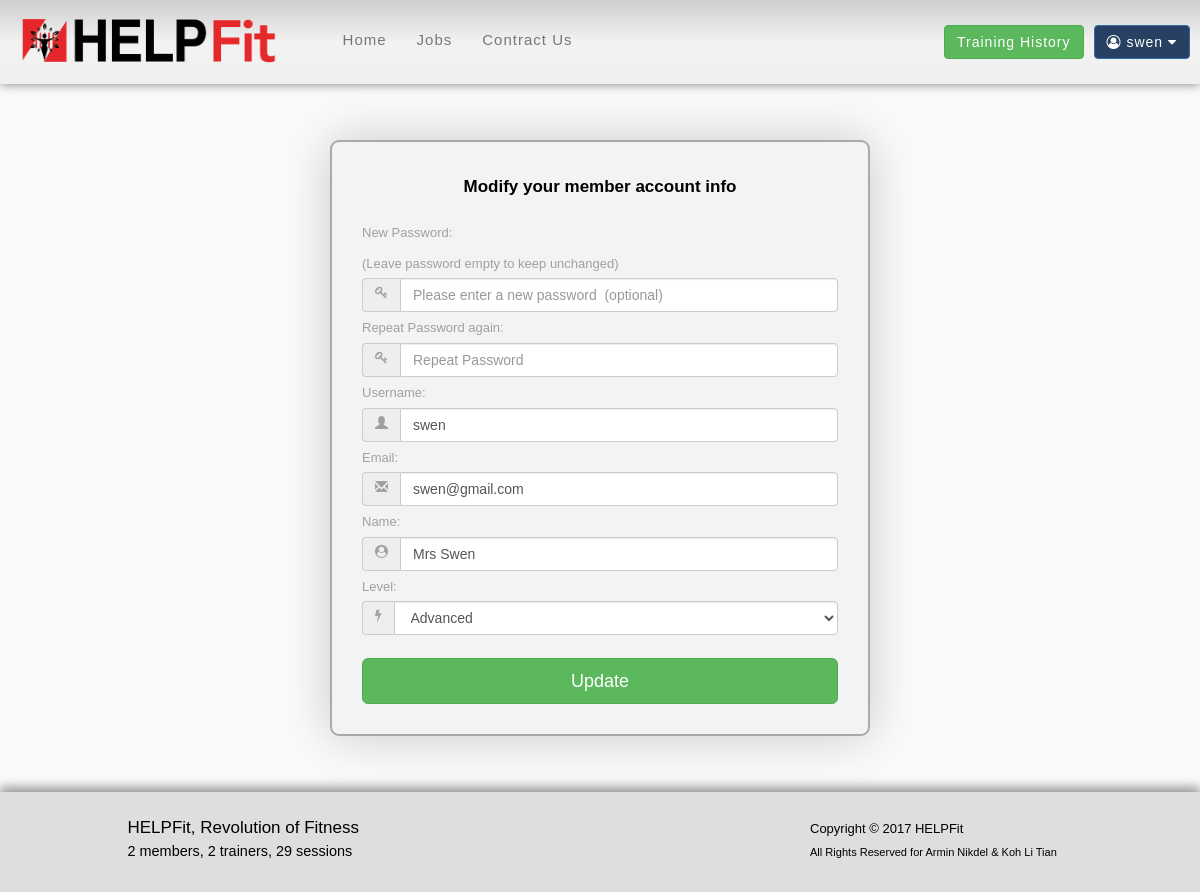
/modifyMember.php (signed in), run on the app's committed database.
### tables this page shows
CREATE TABLE `Member` (
  `memberID` int(11) NOT NULL,
  `email` varchar(255) NOT NULL,
  `username` varchar(255) NOT NULL,
  `password` varchar(255) NOT NULL,
  `fullName` varchar(255) NOT NULL,
  `level` enum('Beginner','Advanced','Expert','') NOT NULL,
  `signupDate` int(11) NOT NULL,
  `loginDate` int(11) NOT NULL
);

### control.php (called while the page is built, shortened)
<?php
	if(isset($_SESSION['id'])&&$_SESSION['id'] > 0){
		$member = mysqli_query($connect, "SELECT * FROM `Member` WHERE `fullName` = '".$_SESSION['name']."' AND `username` = '".$_SESSION['username']."' AND `memberID` = '".$_SESSION['id']."'");
		$trainer = mysqli_query($connect, "SELECT * FROM `Trainers` WHERE `fullName` = '".$_SESSION['name']."' AND `username` = '".$_SESSION['username']."' AND `trainerID` = '".$_SESSION['id']."'");
		if(mysqli_num_rows($member) == 1){
			$user = mysqli_fetch_assoc($member);
			$user['type'] = 'member';
		} else if(mysqli_num_rows($trainer) == 1){
			$user = mysqli_fetch_assoc($trainer);
			$user['type'] = 'trainer';
		} else {
			header("Location: logOut.php");
			exit;
		}
	}
?>

### modifyMember.php (the view, shortened to what this page needs)
<?php
include("config.php");
include("control.php");
?>
<!DOCTYPE HTML>
<html lang="en">
<head>
	<link rel="stylesheet" type="text/css" href="css/bootstrap.min.css">
	<link rel="stylesheet" type="text/css" href="css/helpfit.css">
	<link rel="stylesheet" type="text/css" href="css/font-awesome.min.css">
</head>
<body>
	<?php
		if($_SESSION['id'] > 0){
			include("headerAfterLog.php");
		} else{
			include("header.php");
		}
	?>
	<div class="container marginTB">
		<br>
		<form class="col-xs-offset-1 col-xs-10 col-sm-offset-2 col-sm-8 col-md-offset-3 col-md-6 col-lg-offset-3 col-lg-6" onsubmit="return validateMemberForm();" method="POST" action="modifyMember.php">
			<div class="formStyle">
				<p><Strong>Modify your member account info</Strong></p>
				<span>New Password:<br>(Leave password empty to keep unchanged)</span>
				<div class="input-group noSpaceTop">
					<span class="input-group-addon" id="basic-addon2"><label for="psw"><i class="fa fa-key"></i></label></span>
					<input class="form-control" placeholder="Please enter a new password  (optional)" type="password" name="password" id="psw">
				</div>
				<span>Repeat Password again:</span>
				<div class="input-group noSpaceTop">
					<span class="input-group-addon" id="basic-addon3"><label for="psw"><i class="fa fa-key"></i></label></span>
					<input class="form-control" placeholder="Repeat Password" type="password" id="psw2" name="conPass">
				</div>
				<span>Username:</span>
				<div class="input-group noSpaceTop">
					<span class="input-group-addon" id="basic-addon2"><label for="email"><i class="glyphicon glyphicon-user"></i></label></span>
					<input class="form-control" placeholder="Please enter your username" type="text" id="username" name="username" value="<?php echo $user['username']; ?>">
				</div>
				<span>Email:</span>
				<div class="input-group noSpaceTop">
					<span class="input-group-addon" id="basic-addon2"><label for="email"><i class="glyphicon glyphicon-envelope"></i></label></span>
					<input class="form-control" placeholder="Please enter your email" type="email" id="email" name="email" value="<?php echo $user['email']; ?>">
				</div>
				<span>Name:</span>
				<div class="input-group noSpaceTop">
					<span class="input-group-addon" id="basic-addon2"><label for="fname"><i class="fa fa-user-circle"></i></label></span>
					<input class="form-control" placeholder="Please enter your Full Name" type="text" id="fname"  name="fname" value="<?php echo $user['fullName']; ?>">
				</div>
				<span>Level:</span>
				<div class="input-group noSpaceTop" id="memberelement">
					<span class="input-group-addon" id="basic-addon2"><label for="memberlevel"><i class="fa fa-bolt"></i></label></span>
					<select class="form-control" name="memberlevel" id="memberlevel">
						<option <?php if($user['level'] == 'Advanced'){ echo 'selected';} ?> value="Advanced">Advanced</option>
					</select>
				</div>
				<button type="submit" class="btn btn-success btn-block btn-lg formButton">Update</button>
			</div>
		</form>
	</div>
<br>
	<?php include("footer.php"); ?>
</body>
</html>

### css/helpfit.css (style rules this page uses)
* { transition: all 0.4s ease; }
.marginTB { margin-bottom: 25px; margin-top: 25px; }
body { font: 17px Montserrat,Arial, sans-serif; line-height: 1.8; color: #000000; background-color: #F9FAF9; }
.formButton { margin-top:23px; }
.formStyle { border: 2px solid #aaa; border-radius: 9px; padding: 30px; background-color: #f3f3f3; box-shadow: 0px 0px 50px rgba(0,0,0,0.2); }
.formStyle p { text-align: center; padding-bottom: 5px; }
.formStyle span { color: #9FA09F; font-size: 13px; }
.noSpaceTop { margin-top: 0px !important; padding-top: 0px !important; }
.input-group { margin-top: 10px; }

### data on the page
member: username "swen", email "swen@gmail.com", fname "Mrs Swen", memberlevel "Advanced"

### other printed values
$_SESSION['username'] "swen"
